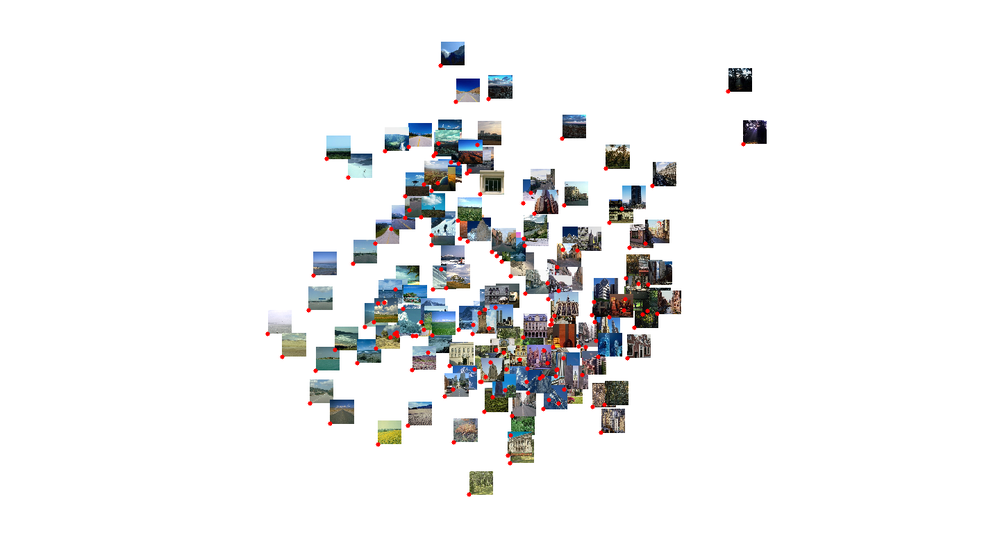
%> input picture All/aggregatedEmbedding.png, 1000 x 556 px, shrunk from 1440 x 800 before the run
$ octave --eval "result = SVDDescriptor(imread('../aggregatedEmbedding.png'));"   (GNU Octave 9; MATLAB toolbox functions it lacks are replaced by stand-ins)
%> lines starting %> are read from the running program, lines starting %| are printed output that depends on the picture
function [ singularVals ] = SVDDescriptor( im, varargin )
    im = histeq( single( rgb2gray ( im ) ) / 255 ) ;
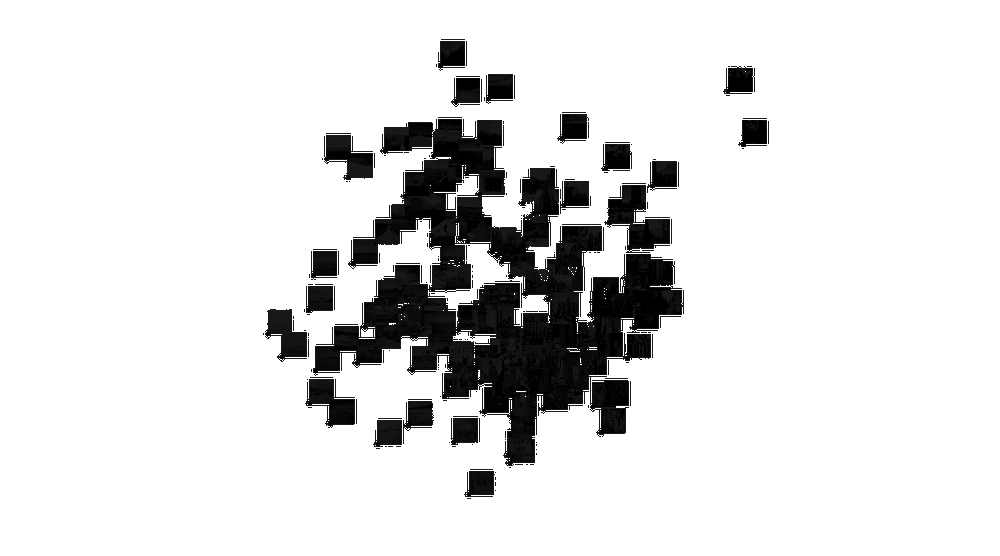
%> im: size 556x1000 single; min 0, max 1, mean 0.879
    [U,S,V] = svd ( im );
    singularValsAll = diag(S);
%> singularValsAll = 556 values, max 668.7 at index 1, min 2.24e-44 at index 556, mean 3.69
    singularVals = singularValsAll(1:20);
%> singularVals = 20 values, max 668.7 at index 1, min 15.66 at index 20, mean 68.76
    singularVals = singularVals / norm(singularVals);
%> singularVals = 20 values, max 0.963 at index 1, min 0.0225 at index 20, mean 0.099
%> `result = SVDDescriptor(imread('../aggregatedEmbedding.png'));`: result has the same summary as singularVals in SVDDescriptor
end

$ run again, on All/singularValsEmbedding.png
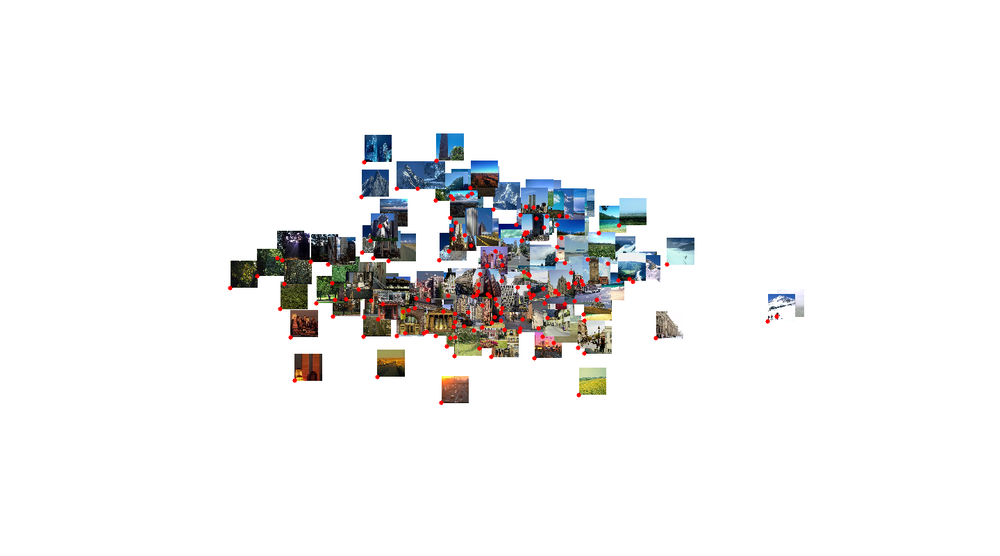
%> input picture All/singularValsEmbedding.png, 1000 x 556 px, shrunk from 1440 x 800 before the run
%> in SVDDescriptor, `im = histeq( single( rgb2gray ( im ) ) / 255 ) ;`:
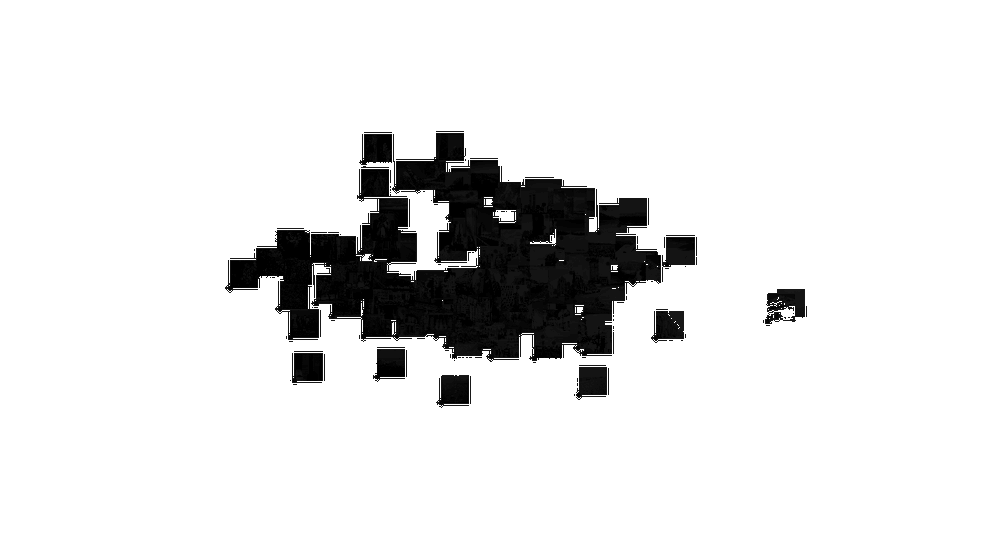
%> im: size 556x1000 single; min 0, max 1, mean 0.896
%> singularValsAll = 556 values, max 680.9 at index 1, min 5.61e-45 at index 556, mean 2.98
%> in SVDDescriptor, `singularVals = singularValsAll(1:20);`: singularVals = 20 values, max 680.9 at index 1, min 9.18 at index 20, mean 62.8
%> in SVDDescriptor, `singularVals = singularVals / norm(singularVals);`: singularVals = 20 values, max 0.968 at index 1, min 0.0131 at index 20, mean 0.0893
%> result has the same summary as singularVals in SVDDescriptor
